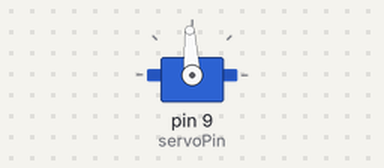
Simulated run of this sketch. Board: Arduino Uno, built with avr-gcc and run on an emulated ATmega328P. Shown: servo.

Above: at 0.1 s.
At 7.1 s:
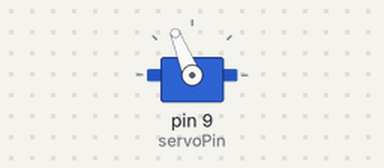
Timing chart, 0 to 8.6 s (numbered marks = the images above):
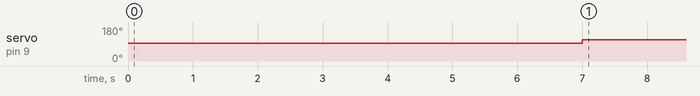

The sketch:

BareMinimum.ino
```cpp
// (licence header left out)
#include <Servo.h>

byte servoPin = 9;
Servo servo;

void setup() {
  servo.attach(servoPin);

  servo.writeMicroseconds(1500); // send "stop" signal to ESC.
  delay(7000); // delay to allow the ESC to recognize the stopped signal
}

void loop() {
  int signal = 1700; // Set signal value, which should be between 1100 and 1900

  servo.writeMicroseconds(signal); // Send signal to ESC.
}
```

Measured:
- by itself, servo on pin 9 (servoPin): 93° → 112° at 7.0 s
